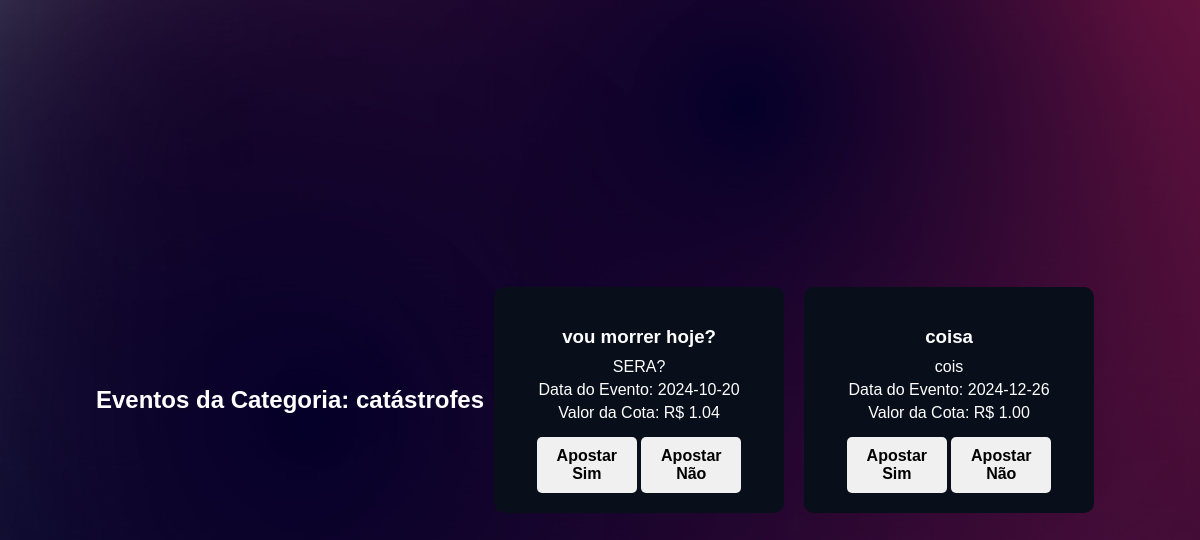
Before: /eventos_categoria/2 with the older database file.
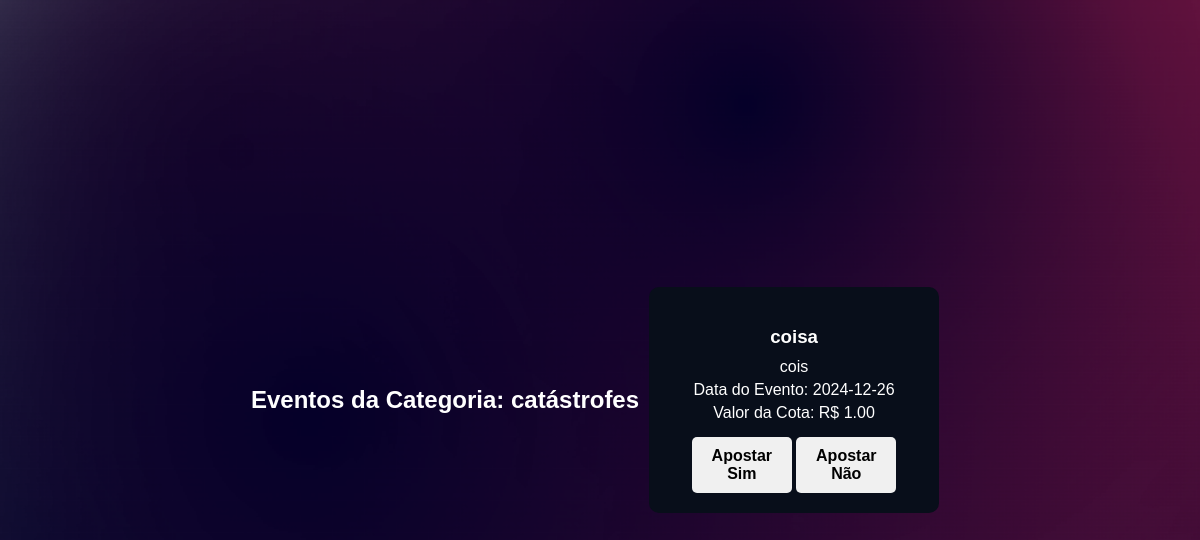
After: the same page with the newer database file.
### tables this page shows
CREATE TABLE eventos (
        id INTEGER PRIMARY KEY AUTOINCREMENT,
        titulo TEXT NOT NULL,
        descricao TEXT NOT NULL,
        valor_cota REAL NOT NULL CHECK (valor_cota >= 1.00),
        data_evento DATE NOT NULL,
        data_inicio_apostas DATE NOT NULL,
        data_fim_apostas DATE NOT NULL,
        status TEXT NOT NULL DEFAULT 'pendente',
        id_criador INTEGER NOT NULL,
        data_criacao TIMESTAMP DEFAULT CURRENT_TIMESTAMP, opcao_vencedora TEXT,
        FOREIGN KEY (id_criador) REFERENCES usuarios(id) ON DELETE CASCADE
    );

### app.py (the view)
@app.route('/eventos_categoria/<int:categoria_id>')
def eventos_por_categoria(categoria_id):
    conn = sqlite3.connect(database_path)
    cursor = conn.cursor()
    cursor.execute('SELECT nome FROM categorias_eventos WHERE id = ?', (categoria_id,))
    categoria = cursor.fetchone()
    if not categoria:
        conn.close()
        return 'Categoria não encontrada.', 404
    categoria_nome = categoria[0]
    cursor.execute('''
        SELECT eventos.*
        FROM eventos
        JOIN eventos_categorias ON eventos.id = eventos_categorias.id_evento
        WHERE eventos_categorias.id_categoria = ?
        AND eventos.status = 'aprovado'
        ORDER BY eventos.data_evento ASC
    ''', (categoria_id,))
    eventos = cursor.fetchall()
    conn.close()
    return render_template('eventos_categoria.html', eventos=eventos, categoria_nome=categoria_nome)

### templates/eventos_categoria.html (shortened to what this page needs)
<!DOCTYPE html>
<html lang="pt-BR">
<head>
    <link rel="stylesheet" href="{{ url_for('static', filename='css/styles.css') }}">
</head>
<body>
    <h2>Eventos da Categoria: {{ categoria_nome }}</h2>
    <div class="eventos-container">
        {% if eventos %}
            {% for evento in eventos %}
                <div class="evento-card">
                    <h3>{{ evento[1] }}</h3>
                    <p>{{ evento[2] }}</p>
                    <p>Data do Evento: {{ evento[4] }}</p>
                    <p>Valor da Cota: R$ {{ '{:.2f}'.format(evento[3]) }}</p>
                    <button disabled>Apostar Sim</button>
                    <button disabled>Apostar Não</button>
                </div>
            {% endfor %}
        {% else %}
            <p>Nenhum evento disponível nesta categoria.</p>
        {% endif %}
    </div>
</body>
</html>

Changed rows visible on the page:
no longer on this page (row edited): eventos: titulo "vou morrer hoje?", descricao "SERA?", data_evento "2024-10-20", valor_cota "1.04"
